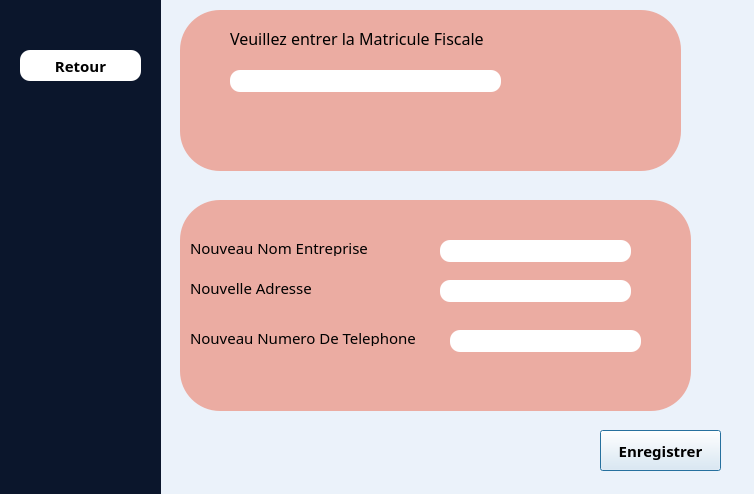
<?xml version="1.0" encoding="UTF-8"?>
<ui version="4.0">
 <class>modif</class>
 <widget class="QDialog" name="modif">
  <property name="geometry">
   <rect>
    <x>0</x>
    <y>0</y>
    <width>754</width>
    <height>494</height>
   </rect>
  </property>
  <property name="windowTitle">
   <string>Dialog</string>
  </property>
  <property name="styleSheet">
   <string notr="true">background-color: rgb(235, 242, 250);</string>
  </property>
  <widget class="QPushButton" name="pushButton">
   <property name="geometry">
    <rect>
     <x>600</x>
     <y>430</y>
     <width>121</width>
     <height>41</height>
    </rect>
   </property>
   <property name="font">
    <font>
     <family>Segoe Print</family>
     <pointsize>11</pointsize>
     <bold>true</bold>
    </font>
   </property>
   <property name="text">
    <string>Enregistrer</string>
   </property>
  </widget>
  <widget class="QLabel" name="label_3">
   <property name="geometry">
    <rect>
     <x>70</x>
     <y>130</y>
     <width>121</width>
     <height>16</height>
    </rect>
   </property>
   <property name="text">
    <string/>
   </property>
  </widget>
  <widget class="QWidget" name="widget" native="true">
   <property name="geometry">
    <rect>
     <x>-10</x>
     <y>0</y>
     <width>171</width>
     <height>731</height>
    </rect>
   </property>
   <property name="styleSheet">
    <string notr="true">background-color: rgb(11, 22, 44);</string>
   </property>
   <widget class="QPushButton" name="pushButton_3">
    <property name="geometry">
     <rect>
      <x>30</x>
      <y>50</y>
      <width>121</width>
      <height>31</height>
     </rect>
    </property>
    <property name="font">
     <font>
      <family>Segoe Print</family>
      <pointsize>11</pointsize>
      <bold>true</bold>
     </font>
    </property>
    <property name="styleSheet">
     <string notr="true">border-radius: 10px;
background-color: rgb(255, 255, 255);</string>
    </property>
    <property name="text">
     <string>Retour</string>
    </property>
   </widget>
  </widget>
  <widget class="QWidget" name="widget_2" native="true">
   <property name="geometry">
    <rect>
     <x>180</x>
     <y>10</y>
     <width>501</width>
     <height>161</height>
    </rect>
   </property>
   <property name="styleSheet">
    <string notr="true">background-color: rgb(235, 172, 162);
border-radius: 40px;</string>
   </property>
   <widget class="QLineEdit" name="matriculeFiscale_LE">
    <property name="geometry">
     <rect>
      <x>50</x>
      <y>60</y>
      <width>271</width>
      <height>22</height>
     </rect>
    </property>
    <property name="styleSheet">
     <string notr="true">background-color: rgb(255, 255, 255);
border-radius: 10px;
</string>
    </property>
   </widget>
   <widget class="QLabel" name="label">
    <property name="geometry">
     <rect>
      <x>50</x>
      <y>20</y>
      <width>311</width>
      <height>16</height>
     </rect>
    </property>
    <property name="font">
     <font>
      <family>Segoe Print</family>
      <pointsize>12</pointsize>
     </font>
    </property>
    <property name="text">
     <string>Veuillez entrer la Matricule Fiscale </string>
    </property>
   </widget>
  </widget>
  <widget class="QWidget" name="widget_3" native="true">
   <property name="geometry">
    <rect>
     <x>180</x>
     <y>200</y>
     <width>511</width>
     <height>211</height>
    </rect>
   </property>
   <property name="styleSheet">
    <string notr="true">background-color: rgb(235, 172, 162);
border-radius: 40px;</string>
   </property>
   <widget class="QLabel" name="label_2">
    <property name="geometry">
     <rect>
      <x>10</x>
      <y>40</y>
      <width>201</width>
      <height>16</height>
     </rect>
    </property>
    <property name="font">
     <font>
      <family>Segoe Print</family>
      <pointsize>11</pointsize>
     </font>
    </property>
    <property name="text">
     <string>Nouveau Nom Entreprise </string>
    </property>
   </widget>
   <widget class="QLineEdit" name="nouveauNomEntreprise_LE">
    <property name="geometry">
     <rect>
      <x>260</x>
      <y>40</y>
      <width>191</width>
      <height>22</height>
     </rect>
    </property>
    <property name="styleSheet">
     <string notr="true">background-color: rgb(255, 255, 255);
border-radius: 10px;
</string>
    </property>
   </widget>
   <widget class="QLabel" name="label_4">
    <property name="geometry">
     <rect>
      <x>10</x>
      <y>80</y>
      <width>161</width>
      <height>16</height>
     </rect>
    </property>
    <property name="font">
     <font>
      <family>Segoe Print</family>
      <pointsize>11</pointsize>
     </font>
    </property>
    <property name="text">
     <string>Nouvelle Adresse </string>
    </property>
   </widget>
   <widget class="QLineEdit" name="nouvelleAdresse_LE">
    <property name="geometry">
     <rect>
      <x>260</x>
      <y>80</y>
      <width>191</width>
      <height>22</height>
     </rect>
    </property>
    <property name="styleSheet">
     <string notr="true">background-color: rgb(255, 255, 255);
border-radius: 10px;</string>
    </property>
   </widget>
   <widget class="QLabel" name="label_5">
    <property name="geometry">
     <rect>
      <x>10</x>
      <y>130</y>
      <width>241</width>
      <height>16</height>
     </rect>
    </property>
    <property name="font">
     <font>
      <family>Segoe Print</family>
      <pointsize>11</pointsize>
     </font>
    </property>
    <property name="text">
     <string>Nouveau Numero De Telephone </string>
    </property>
   </widget>
   <widget class="QLineEdit" name="nouveauNumeroTelephone">
    <property name="geometry">
     <rect>
      <x>270</x>
      <y>130</y>
      <width>191</width>
      <height>22</height>
     </rect>
    </property>
    <property name="styleSheet">
     <string notr="true">background-color: rgb(255, 255, 255);
border-radius: 10px;</string>
    </property>
   </widget>
  </widget>
 </widget>
 <resources/>
 <connections/>
</ui>
